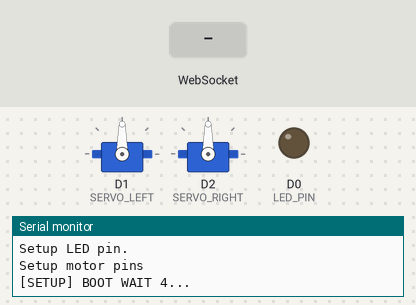
The sketch below on a simulated ESP8266 (NodeMCU). Parts: 2 × servo, output pins drawn as LEDs (lit = HIGH), the last lines printed to the serial monitor. The test bench sets the inputs (shaded band). WiFi joins after 1.5 s; servers stay silent unless stated; storage starts empty.

Above: at 0.1 s.
At 5.2 s:
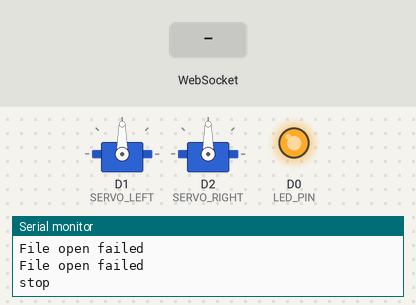
5.3 s: WebSocket text "~" received
6.8 s: WebSocket text "#" received
8.3 s: WebSocket text "C" received
Timing chart, 0 to 11.3 s (numbered marks = the images above; inputs shaded):
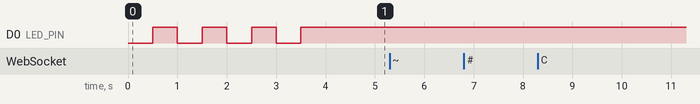

The sketch:

paperbot.ino
```cpp
/*
  Wireless Servo Control, with ESP as Access Point

  Usage:
    Connect phone or laptop to "ESP_XXXX" wireless network, where XXXX is the ID of the robot
    Go to 192.168.4.1.
    A webpage with four buttons should appear. Click them to move the robot.

  Installation:
    In Arduino, go to Tools > ESP8266 Sketch Data Upload to upload the files from ./data to the ESP
    Then, in Arduino, compile and upload sketch to the ESP

  Requirements:
    Arduino support for ESP8266 board
      In Arduino, add URL to Files > Preferences > Additional Board Managers URL.
      See https://learn.sparkfun.com/tutorials/esp8266-thing-hookup-guide/installing-the-esp8266-arduino-addon

    Websockets library
      To install, Sketch > Include Library > Manage Libraries... > Websockets > Install
      https://github.com/Links2004/arduinoWebSockets

    ESP8266FS tool
      To install, create "tools" folder in Arduino, download, and unzip. See
      https://github.com/esp8266/Arduino/blob/master/doc/filesystem.md#uploading-files-to-file-system

  Hardware:
  * NodeMCU Amica DevKit Board (ESP8266 chip)
  * Motorshield for NodeMCU
  * 2 continuous rotation servos plugged into motorshield pins D1, D2
  * Ultra-thin power bank
  * Paper chassis

*/

#include <Arduino.h>

#include <Hash.h>
#include <FS.h>
#include <ESP8266WiFi.h>
#include <WiFiClient.h>
#include <ESP8266WebServer.h>
#include <WebSocketsServer.h>
#include <ESP8266mDNS.h>

#include <Servo.h>

#include "debug.h"
#include "file.h"
#include "server.h"


const int SERVO_LEFT = D1;
const int SERVO_RIGHT = D2;
Servo servo_left;
Servo servo_right;
int servo_left_ctr = 90;
int servo_right_ctr = 90;


// WiFi AP parameters
char ap_ssid[13];
char* ap_password = "";

// WiFi STA parameters
char* sta_ssid =
  "...";
char* sta_password =
  "...";

char* mDNS_name = "paperbot";

String html;
String css;

void setup() {
    setupPins();

    sprintf(ap_ssid, "ESP_%08X", ESP.getChipId());

    for(uint8_t t = 4; t > 0; t--) {
        Serial.printf("[SETUP] BOOT WAIT %d...\n", t);
        Serial.flush();
        LED_ON;
        delay(500);
        LED_OFF;
        delay(500);  //POTENTIAL ISSUE HERE. GET SOFT RESET.
    }
    LED_ON;
    //setupSTA(sta_ssid, sta_password);
    setupAP(ap_ssid, ap_password);
    LED_OFF;

    setupFile();
    html = loadFile("/controls.html");
    css = loadFile("/style.css");
    registerPage("/", "text/html", html);
    registerPage("/style.css", "text/css", css);

    setupHTTP();
    setupWS(webSocketEvent);
    //setupMDNS(mDNS_name);

    stop();
}

void loop() {
    wsLoop();
    httpLoop();
}


//
// Movement Functions //
//

void drive(int left, int right) {
  servo_left.write(left);
  servo_right.write(right);
}

void stop() {
  DEBUG("stop");
  drive(servo_left_ctr, servo_right_ctr);
  LED_OFF;
}

void forward() {
  DEBUG("forward");
  drive(0, 180);
}

void backward() {
  DEBUG("backward");
  drive(180, 0);
}

void left() {
  DEBUG("left");
  drive(180, 180);
}

void right() {
  DEBUG("right");
  drive(0, 0);
}


//
// Setup //
//

void setupPins() {
    // setup Serial, LEDs and Motors
    Serial.begin(115200);
    DEBUG("Started serial.");

    pinMode(LED_PIN, OUTPUT);    //Pin D0 is LED
    LED_OFF;                     //Turn off LED
    DEBUG("Setup LED pin.");

    servo_left.attach(SERVO_LEFT);
    servo_right.attach(SERVO_RIGHT);
    DEBUG("Setup motor pins");
}

void webSocketEvent(uint8_t id, WStype_t type, uint8_t * payload, size_t length) {

    switch(type) {
        case WStype_DISCONNECTED:
            DEBUG("Web socket disconnected, id = ", id);
            break;
        case WStype_CONNECTED:
        {
            // IPAddress ip = webSocket.remoteIP(id);
            // Serial.printf("[%u] Connected from %d.%d.%d.%d url: %s\n", id, ip[0], ip[1], ip[2], ip[3], payload);
            DEBUG("Web socket connected, id = ", id);

            // send message to client
            wsSend(id, "Connected to ");
            wsSend(id, ap_ssid);
            break;
        }
        case WStype_BIN:
            DEBUG("On connection #", id)
            DEBUG("  got binary of length ", length);
            for (int i = 0; i < length; i++)
              DEBUG("    char : ", payload[i]);

            if (payload[0] == '~')
              drive(180-payload[1], payload[2]);

        case WStype_TEXT:
            DEBUG("On connection #", id)
            DEBUG("  got text: ", (char *)payload);

            if (payload[0] == '#') {
                if(payload[1] == 'C') {
                  LED_ON;
                  wsSend(id, "Hello world!");
                }
                else if(payload[1] == 'F')
                  forward();
                else if(payload[1] == 'B')
                  backward();
                else if(payload[1] == 'L')
                  left();
                else if(payload[1] == 'R')
                  right();
                else if(payload[1] == 'U') {
                  if(payload[2] == 'L')
                    servo_left_ctr -= 1;
                  else if(payload[2] == 'R')
                    servo_right_ctr += 1;
                  char tx[20] = "Zero @ (xxx, xxx)";
                  sprintf(tx, "Zero @ (%3d, %3d)", servo_left_ctr, servo_right_ctr);
                  wsSend(id, tx);
                }
                else if(payload[1] == 'D') {
                  if(payload[2] == 'L')
                    servo_left_ctr += 1;
                  else if(payload[2] == 'R')
                    servo_right_ctr -= 1;
                  char tx[20] = "Zero @ (xxx, xxx)";
                  sprintf(tx, "Zero @ (%3d, %3d)", servo_left_ctr, servo_right_ctr);
                  wsSend(id, tx);
                }
                else
                  stop();
            }

            break;
    }
}
```

debug.h
```cpp
#ifndef __DEBUG_H
#define __DEBUG_H

#  define DEBUG_ENABLED

#  ifndef DEBUG_ENABLED
#    define DEBUG1(str) (void)0
#    define DEBUG2(str, var) (void)0
#  else
#    define DEBUG1(str) Serial.println(str)
#    define DEBUG2(str, var) {Serial.print(str); Serial.println(var);}
#  endif

#  define GET_MACRO(_1,_2,NAME,...) NAME
#  define DEBUG(...) GET_MACRO(__VA_ARGS__, DEBUG2, DEBUG1)(__VA_ARGS__)

#  define LED_PIN D0
#  define LED_ON digitalWrite(LED_PIN, LOW)
#  define LED_OFF digitalWrite(LED_PIN, HIGH)

#endif
```

file.cpp
```cpp
#include <Arduino.h>
#include "debug.h"

#include <FS.h>

bool isFileSetup = false;

void setupFile() {
    DEBUG("Prepare file system");
    SPIFFS.begin();
    isFileSetup = true;
}

String loadFile(const char* filename) {
    if (!isFileSetup)
        setupFile();

    File file = SPIFFS.open(filename, "r");
    if (!file) {
        DEBUG("File open failed");
    } else {
        DEBUG("File open success");

        String text = "";
        while (file.available()) {
            text += file.readStringUntil('\n');
            text += "\n";
        }
        file.close();
        return text;
    }
}
```

file.h
```cpp
#ifndef __FILE_H
#define __FILE_H

void setupFile();
String loadFile(const char* filename);

#endif
```

server.cpp
```cpp
#include <Arduino.h>
#include "server.h"
#include "debug.h"

#include <ESP8266WiFi.h>
#include <WiFiClient.h>

#include <ESP8266WebServer.h>
#include <WebSocketsServer.h>

#include <ESP8266mDNS.h>

#define STA_MAXTRIES 10

ESP8266WebServer httpServer = ESP8266WebServer(80);
WebSocketsServer wsServer = WebSocketsServer(81);

//
// Setup //
//

void setupSTA(char* ssid, char* password) {
    DEBUG("Connecting to STA");
    WiFi.begin(ssid, password);

    int tries = 0;
    while (WiFi.status() != WL_CONNECTED) {
        if (tries++ > STA_MAXTRIES) {
            DEBUG("  giving up.");
            return;
        }
        delay(500);
        DEBUG("  ... waiting");
    }

    IPAddress myIP = WiFi.localIP();
    DEBUG("STA IP address: ");
    DEBUG(myIP.toString());
}

void setupAP(char* ssid, char* password) {
    WiFi.softAP(ssid, password);

    IPAddress myIP = WiFi.softAPIP();
    DEBUG("AP IP address: ");
    DEBUG(myIP.toString());
}

void registerPage(const char* url, const char* type, String &content) {
    httpServer.on(url,  [&type, &content]() { httpServer.send(200, type, content); });
}

void setupHTTP() {
    httpServer.begin();
}

void setupWS(ws_callback_t callback) {
    // start webSocket server
    wsServer.begin();
    wsServer.onEvent(callback);
}

void setupMDNS(char* name) {
    if(MDNS.begin(name)) {
        // Add services to mDNS
        MDNS.addService("http", "tcp", 80);
        MDNS.addService("ws", "tcp", 81);
        DEBUG("mDNS responder started");
    } else {
        DEBUG("mDNS failed\n");
    }
}

void httpLoop() {
	httpServer.handleClient();
}

void wsLoop() {
	wsServer.loop();
}

void wsSend(int id, char* txt) {
    wsServer.sendTXT(id, txt);
}
```

server.h
```cpp
#include <WebSocketsServer.h>

#ifndef __SERVER_H
#define __SERVER_H

typedef void (*ws_callback_t)(uint8_t, WStype_t, uint8_t* , size_t);

void setupSTA(char* ssid, char* password) ;
void setupAP(char* ssid, char* password) ;
void registerPage(const char* url, const char* type, String &content) ;
void setupHTTP() ;
void setupWS(ws_callback_t callback) ;
void setupMDNS(char* name) ;

void httpLoop();
void wsLoop();

void wsSend(int id, char* txt);

#endif
```
